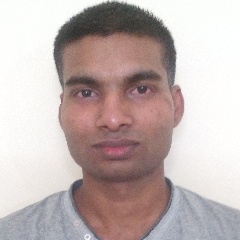
#> input picture images/amit1.jpg, 240 x 240 px
$ python saliency.py   (older library calls are emulated)
#> lines starting #> are read from the running program, lines starting #| are printed output that depends on the picture
### pySaliencyMap.py

# Purpose:     Extracting a saliency map from a single still image

import cv2
import numpy as np
import pySaliencyMapDefs

class pySaliencyMap:
    # initialization
    def __init__(self, width, height):
        self.width  = width
        self.height = height
        self.prev_frame = None
        self.SM = None
        self.GaborKernel0   = np.array(pySaliencyMapDefs.GaborKernel_0)
        self.GaborKernel45  = np.array(pySaliencyMapDefs.GaborKernel_45)
        self.GaborKernel90  = np.array(pySaliencyMapDefs.GaborKernel_90)
        self.GaborKernel135 = np.array(pySaliencyMapDefs.GaborKernel_135)

    # extracting color channels
    def SMExtractRGBI(self, inputImage):
        # convert scale of array elements
        src = np.float32(inputImage) * 1./255
        # split
        (B, G, R) = cv2.split(src)
        # extract an intensity image
        I = cv2.cvtColor(src, cv2.COLOR_BGR2GRAY)
        # return
        return R, G, B, I

    # feature maps
    ## constructing a Gaussian pyramid
    def FMCreateGaussianPyr(self, src):
        dst = list()
        dst.append(src)
        for i in range(1,9):
            nowdst = cv2.pyrDown(dst[i-1])
            dst.append(nowdst)
        return dst
    ## taking center-surround differences
    def FMCenterSurroundDiff(self, GaussianMaps):
        dst = list()
        for s in range(2,5):
            now_size = GaussianMaps[s].shape
            now_size = (now_size[1], now_size[0])  ## (width, height)
            tmp = cv2.resize(GaussianMaps[s+3], now_size, interpolation=cv2.INTER_LINEAR)
            nowdst = cv2.absdiff(GaussianMaps[s], tmp)
            dst.append(nowdst)
            tmp = cv2.resize(GaussianMaps[s+4], now_size, interpolation=cv2.INTER_LINEAR)
            nowdst = cv2.absdiff(GaussianMaps[s], tmp)
            dst.append(nowdst)
        return dst
    ## constructing a Gaussian pyramid + taking center-surround differences
    def FMGaussianPyrCSD(self, src):
        GaussianMaps = self.FMCreateGaussianPyr(src)
        dst = self.FMCenterSurroundDiff(GaussianMaps)
        return dst
    ## intensity feature maps
    def IFMGetFM(self, I):
        return self.FMGaussianPyrCSD(I)
    ## color feature maps
    def CFMGetFM(self, R, G, B):
        # max(R,G,B)
        tmp1 = cv2.max(R, G)
        RGBMax = cv2.max(B, tmp1)
        RGBMax[RGBMax <= 0] = 0.0001    # prevent dividing by 0
        # min(R,G)
        RGMin = cv2.min(R, G)
        # RG = (R-G)/max(R,G,B)
        RG = (R - G) / RGBMax
        # BY = (B-min(R,G)/max(R,G,B)
        BY = (B - RGMin) / RGBMax
        # clamp nagative values to 0
        RG[RG < 0] = 0
        BY[BY < 0] = 0
        # obtain feature maps in the same way as intensity
        RGFM = self.FMGaussianPyrCSD(RG)
        BYFM = self.FMGaussianPyrCSD(BY)
        # return
        return RGFM, BYFM
    ## orientation feature maps
    def OFMGetFM(self, src):
        # creating a Gaussian pyramid
        GaussianI = self.FMCreateGaussianPyr(src)
        # convoluting a Gabor filter with an intensity image to extract oriemtation features
        GaborOutput0   = [ np.empty((1,1)), np.empty((1,1)) ]  # dummy data: any kinds of np.array()s are OK
        GaborOutput45  = [ np.empty((1,1)), np.empty((1,1)) ]
        GaborOutput90  = [ np.empty((1,1)), np.empty((1,1)) ]
        GaborOutput135 = [ np.empty((1,1)), np.empty((1,1)) ]
        for j in range(2,9):
            GaborOutput0.append(   cv2.filter2D(GaussianI[j], cv2.CV_32F, self.GaborKernel0) )
            GaborOutput45.append(  cv2.filter2D(GaussianI[j], cv2.CV_32F, self.GaborKernel45) )
            GaborOutput90.append(  cv2.filter2D(GaussianI[j], cv2.CV_32F, self.GaborKernel90) )
            GaborOutput135.append( cv2.filter2D(GaussianI[j], cv2.CV_32F, self.GaborKernel135) )
        # calculating center-surround differences for every oriantation
        CSD0   = self.FMCenterSurroundDiff(GaborOutput0)
        CSD45  = self.FMCenterSurroundDiff(GaborOutput45)
        CSD90  = self.FMCenterSurroundDiff(GaborOutput90)
        CSD135 = self.FMCenterSurroundDiff(GaborOutput135)
        # concatenate
        dst = list(CSD0)
        dst.extend(CSD45)
        dst.extend(CSD90)
        dst.extend(CSD135)
        # return
        return dst
    ## motion feature maps
    def MFMGetFM(self, src):
        # convert scale
        I8U = np.uint8(255 * src)
        cv2.waitKey(10)
        # calculating optical flows
        if self.prev_frame is not None:
            farne_pyr_scale= pySaliencyMapDefs.farne_pyr_scale
            farne_levels = pySaliencyMapDefs.farne_levels
            farne_winsize = pySaliencyMapDefs.farne_winsize
            farne_iterations = pySaliencyMapDefs.farne_iterations
            farne_poly_n = pySaliencyMapDefs.farne_poly_n
            farne_poly_sigma = pySaliencyMapDefs.farne_poly_sigma
            farne_flags = pySaliencyMapDefs.farne_flags
            flow = cv2.calcOpticalFlowFarneback(\
                prev = self.prev_frame, \
                next = I8U, \
                pyr_scale = farne_pyr_scale, \
                levels = farne_levels, \
                winsize = farne_winsize, \
                iterations = farne_iterations, \
                poly_n = farne_poly_n, \
                poly_sigma = farne_poly_sigma, \
                flags = farne_flags, \
                flow = None \
            )
            flowx = flow[...,0]
            flowy = flow[...,1]
        else:
            flowx = np.zeros(I8U.shape)
            flowy = np.zeros(I8U.shape)
        # create Gaussian pyramids
        dst_x = self.FMGaussianPyrCSD(flowx)
        dst_y = self.FMGaussianPyrCSD(flowy)
        # update the current frame
        self.prev_frame = np.uint8(I8U)
        # return
        return dst_x, dst_y

    # conspicuity maps
    ## standard range normalization
    def SMRangeNormalize(self, src):
        minn, maxx, dummy1, dummy2 = cv2.minMaxLoc(src)
        if maxx!=minn:
            dst = src/(maxx-minn) + minn/(minn-maxx)
        else:
            dst = src - minn
        return dst
    ## computing an average of local maxima
    def SMAvgLocalMax(self, src):
        # size
        stepsize = pySaliencyMapDefs.default_step_local
        width = src.shape[1]
        height = src.shape[0]
        # find local maxima
        #numlocal = 0
        numlocal = 1
        lmaxmean = 0
        for y in range(0, height-stepsize, stepsize):
            for x in range(0, width-stepsize, stepsize):
                localimg = src[y:y+stepsize, x:x+stepsize]
                lmin, lmax, dummy1, dummy2 = cv2.minMaxLoc(localimg)
                lmaxmean += lmax
                numlocal += 1
        # averaging over all the local regions
        return lmaxmean / numlocal
    ## normalization specific for the saliency map model
    def SMNormalization(self, src):
        dst = self.SMRangeNormalize(src)
        lmaxmean = self.SMAvgLocalMax(dst)
        normcoeff = (1-lmaxmean)*(1-lmaxmean)
        return dst * normcoeff
    ## normalizing feature maps
    def normalizeFeatureMaps(self, FM):
        NFM = list()
        for i in range(0,6):
            normalizedImage = self.SMNormalization(FM[i])
            nownfm = cv2.resize(normalizedImage, (self.width, self.height), interpolation=cv2.INTER_LINEAR)
            NFM.append(nownfm)
        return NFM
    ## intensity conspicuity map
    def ICMGetCM(self, IFM):
        NIFM = self.normalizeFeatureMaps(IFM)
        ICM = sum(NIFM)
        return ICM
    ## color conspicuity map
    def CCMGetCM(self, CFM_RG, CFM_BY):
        # extracting a conspicuity map for every color opponent pair
        CCM_RG = self.ICMGetCM(CFM_RG)
        CCM_BY = self.ICMGetCM(CFM_BY)
        # merge
        CCM = CCM_RG + CCM_BY
        # return
        return CCM
    ## orientation conspicuity map
    def OCMGetCM(self, OFM):
        OCM = np.zeros((self.height, self.width))
        for i in range (0,4):
            # slicing
            nowofm = OFM[i*6:(i+1)*6]  # angle = i*45
            # extracting a conspicuity map for every angle
            NOFM = self.ICMGetCM(nowofm)
            # normalize
            NOFM2 = self.SMNormalization(NOFM)
            # accumulate
            OCM += NOFM2
        return OCM
    ## motion conspicuity map
    def MCMGetCM(self, MFM_X, MFM_Y):
        return self.CCMGetCM(MFM_X, MFM_Y)

    # core
    def SMGetSM(self, src):
        # definitions
        size = src.shape
        width  = size[1]
        height = size[0]
        # check
#        if(width != self.width or height != self.height):
#            sys.exit("size mismatch")
        # extracting individual color channels
        R, G, B, I = self.SMExtractRGBI(src)
        # extracting feature maps
        IFM = self.IFMGetFM(I)
        CFM_RG, CFM_BY = self.CFMGetFM(R, G, B)
        OFM = self.OFMGetFM(I)
        MFM_X, MFM_Y = self.MFMGetFM(I)
        # extracting conspicuity maps
        ICM = self.ICMGetCM(IFM)
        CCM = self.CCMGetCM(CFM_RG, CFM_BY)
        OCM = self.OCMGetCM(OFM)
        MCM = self.MCMGetCM(MFM_X, MFM_Y)
        # adding all the conspicuity maps to form a saliency map
        wi = pySaliencyMapDefs.weight_intensity
        wc = pySaliencyMapDefs.weight_color
        wo = pySaliencyMapDefs.weight_orientation
        wm = pySaliencyMapDefs.weight_motion
        SMMat = wi*ICM + wc*CCM + wo*OCM + wm*MCM
        # normalize
        normalizedSM = self.SMRangeNormalize(SMMat)
        normalizedSM2 = normalizedSM.astype(np.float32)
        smoothedSM = cv2.bilateralFilter(normalizedSM2, 7, 3, 1.55)
        self.SM = cv2.resize(smoothedSM, (width,height), interpolation=cv2.INTER_NEAREST)
        # return
        return self.SM

    def SMGetBinarizedSM(self, src):
        # get a saliency map
        if self.SM is None:
            self.SM = self.SMGetSM(src)
        # convert scale
        SM_I8U = np.uint8(255 * self.SM)
        # binarize
        thresh, binarized_SM = cv2.threshold(SM_I8U, thresh=0, maxval=255, type=cv2.THRESH_BINARY+cv2.THRESH_OTSU)
        return binarized_SM

    def SMGetSalientRegion(self, src):
        # get a binarized saliency map
        binarized_SM = self.SMGetBinarizedSM(src)
        # GrabCut
        img = src.copy()
        mask =  np.where((binarized_SM!=0), cv2.GC_PR_FGD, cv2.GC_PR_BGD).astype('uint8')
        bgdmodel = np.zeros((1,65),np.float64)
        fgdmodel = np.zeros((1,65),np.float64)
        rect = (0,0,1,1)  # dummy
        iterCount = 1
        cv2.grabCut(img, mask=mask, rect=rect, bgdModel=bgdmodel, fgdModel=fgdmodel, iterCount=iterCount, mode=cv2.GC_INIT_WITH_MASK)
        # post-processing
        mask_out = np.where((mask==cv2.GC_FGD) + (mask==cv2.GC_PR_FGD), 255, 0).astype('uint8')
        output = cv2.bitwise_and(img,img,mask=mask_out)
        return output

### saliency.py
import cv2
import matplotlib.pyplot as plt
import pySaliencyMap
import numpy as np

def saliency(img):
    imgsize = img.shape
    img_width  = imgsize[1]
    img_height = imgsize[0]
    sm = pySaliencyMap.pySaliencyMap(img_width, img_height)
    # computation
    saliency_map = sm.SMGetSM(img)
    peak=max(saliency_map.flatten())
    saliency_map=(255/peak)*saliency_map
    return np.array(saliency_map,np.uint8)
# main
if __name__ == '__main__':
    # read
    img = cv2.imread('images/amit1.jpg')
#> img is the input picture: shape (240, 240, 3); mean B, G, R 178.8, 180.6, 194.5
    # initialize
    imgsize = img.shape
#> imgsize = (240, 240, 3)
    img_width  = imgsize[1]
#> img_width = 240
    img_height = imgsize[0]
#> img_height = 240
    sm = pySaliencyMap.pySaliencyMap(img_width, img_height)
    # computation
    saliency_map = sm.SMGetSM(img)
#> in SMExtractRGBI, `I = cv2.cvtColor(src, cv2.COLOR_BGR2GRAY)`:
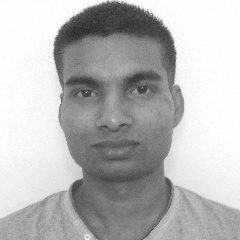
#> I: shape (240, 240) float32; min 0.158, max 1, mean 0.724
#> the loop in FMCreateGaussianPyr, `for i in range(1,9):` made 8 passes
#> nowdst on passes 7 to 8: [[0.774, 0.69], [0.759, 0.673]], [0.724]
#> after the loop in FMCreateGaussianPyr, `for i in range(1,9):`: dst = 9 items
#> after the loop in FMCenterSurroundDiff, `for s in range(2,5):`: dst = 6 items
#> in CFMGetFM, `RG = (R - G) / RGBMax`:
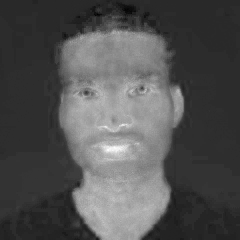
#> RG: shape (240, 240) float32; min -0.105, max 0.5, mean 0.0904; drawn with min black and max white
#> in CFMGetFM, `BY = (B - RGMin) / RGBMax`:
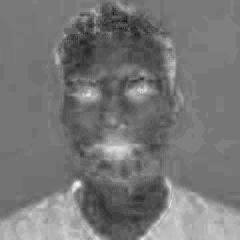
#> BY: shape (240, 240) float32; min -0.16, max 0.167, mean -0.00788; drawn with min black and max white
#> in CFMGetFM, `RG[RG < 0] = 0`:
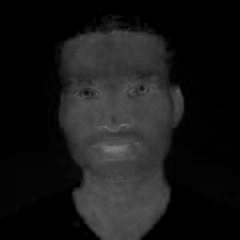
#> RG: shape (240, 240) float32; min 0, max 0.5, mean 0.0931
#> in CFMGetFM, `BY[BY < 0] = 0`:
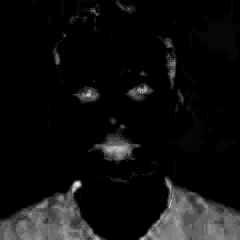
#> BY: shape (240, 240) float32; min 0, max 0.167, mean 0.01; drawn with min black and max white
#> the loop in FMCreateGaussianPyr (call 2), `for i in range(1,9):` made 8 passes
#> nowdst on passes 7 to 8: [[0.065, 0.0942], [0.0876, 0.13]], [0.0943]
#> in OFMGetFM, `GaussianI = self.FMCreateGaussianPyr(src)`: GaussianI = 9 items
#> in OFMGetFM, `CSD0   = self.FMCenterSurroundDiff(GaborOutput0)`: CSD0 = 6 items
#> the loop in FMCenterSurroundDiff (call 6), `for s in range(2,5):` made 3 passes
#> pass 1, in FMCenterSurroundDiff (call 6), `nowdst = cv2.absdiff(GaussianMaps[s], tmp)`:
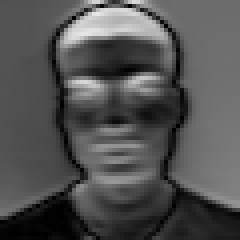
#> nowdst: shape (60, 60) float32 (shown 4 times larger); min 6.89e-05, max 0.908, mean 0.323
#> the loop in FMCenterSurroundDiff (call 7), `for s in range(2,5):` made 3 passes
#> pass 1, in FMCenterSurroundDiff (call 7), `nowdst = cv2.absdiff(GaussianMaps[s], tmp)`:
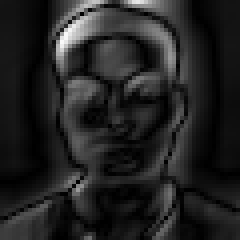
#> nowdst: shape (60, 60) float32 (shown 4 times larger); min 2.13e-05, max 0.979, mean 0.138
#> in SMGetSM, `OFM = self.OFMGetFM(I)`: OFM = 24 items
#> in MFMGetFM, `dst_x = self.FMGaussianPyrCSD(flowx)`: dst_x = 6 items
#> the loop in normalizeFeatureMaps, `for i in range(0,6):` made 6 passes
#> normcoeff in SMNormalization on passes 1 to 6: 0.148, 0.144, 0.25, 0.25, 1, 1
#> the loop in normalizeFeatureMaps (call 2), `for i in range(0,6):` made 6 passes
#> normcoeff in SMNormalization on passes 1 to 6: 0.211, 0.268, 0.32, 0.39, 1, 1
#> the loop in OCMGetCM, `for i in range (0,4):` made 4 passes
    #print saliency_map
    peak=max(saliency_map.flatten())
#> peak = 0.988
    saliency_map=(255/peak)*saliency_map
    #print saliency_map
    binarized_map = sm.SMGetBinarizedSM(img)
#> in SMGetBinarizedSM, `thresh, binarized_SM = cv2.threshold(SM_I8U, thresh=0, maxval=255, typ..`: thresh = 91
    salient_region = sm.SMGetSalientRegion(img)
    # visualize
#    plt.subplot(2,2,1), plt.imshow(img, 'gray')
    plt.subplot(2,2,1), plt.imshow(cv2.cvtColor(img, cv2.COLOR_BGR2RGB))
    plt.title('Input image')
#    cv2.imshow("input",  img)
    plt.subplot(2,2,2), plt.imshow(saliency_map, 'gray')
    plt.title('Saliency map')
#    cv2.imshow("output", map)
    plt.subplot(2,2,3), plt.imshow(binarized_map)
    plt.title('Binarilized saliency map')
#    cv2.imshow("Binarized", binarized_map)
    plt.subplot(2,2,4), plt.imshow(cv2.cvtColor(salient_region, cv2.COLOR_BGR2RGB))
    plt.title('Salient region')
#    cv2.imshow("Segmented", segmented_map)

    plt.show()
#    cv2.waitKey(0)
    cv2.destroyAllWindows()
